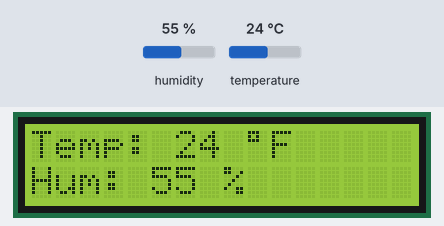
A sketch run on a simulated Arduino Uno, built with avr-gcc and run on an emulated ATmega328P. Parts: 16×2 character LCD. The inputs (shaded band) are chosen by the test bench; at power-on: humidity 55 %, temperature 24 °C.

Above: at 1.2 s.
1.3 s: humidity set to 22 %
At 3.0 s:
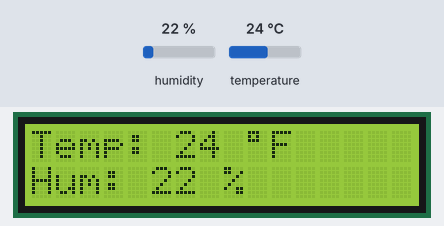
4.0 s: temperature set to 12 °C
At 5.4 s:
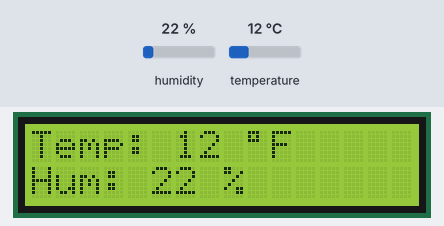
6.7 s: humidity set to 40 %
At 9.2 s:
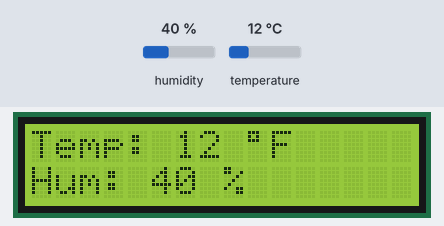
9.6 s: temperature set to 19 °C
At 10.5 s:
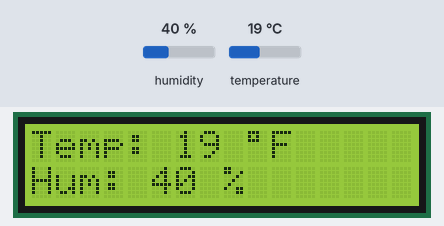
Timing chart, 0 to 12.6 s (numbered marks = the images above; inputs shaded):
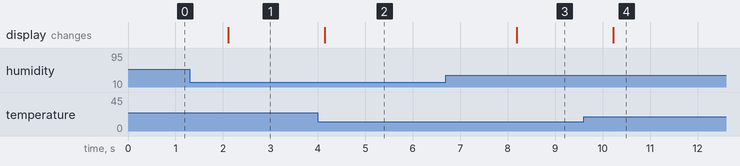

The sketch:

dht11_on_lcd.ino
```cpp
#include <DHT.h>

#include <LiquidCrystal.h>

LiquidCrystal lcd(3,4,5,6,7,8);

#define DHTPIN A1
#define DHTTYPE DHT11
DHT dht(DHTPIN, DHTTYPE);

void setup(){
  lcd.begin(16, 2);
  dht.begin();
}

void loop(){
  int chk = dht.read(DHTPIN);
  lcd.setCursor(0,0);
  String valTemp=String(int(dht.readTemperature()));
  lcd.print("Temp: ");
  lcd.print(valTemp);
  lcd.print(" ");
  lcd.print((char)223);
  lcd.print("F");

  lcd.setCursor(0,1);
  lcd.print("Hum: ");
  String valHum=String(int(dht.readHumidity()));
  lcd.print(valHum);
  lcd.print(" ");
  lcd.print("%");
  delay(2000);
}
```

Measured:
- after the input at 1.3 s, the display: changes after 0.82 s (image 1)
- after the input at 4.0 s, the display: changes after 0.14 s (image 2)
- after the input at 6.7 s, the display: changes after 1.5 s (image 3)
- after the input at 9.6 s, the display: changes after 0.62 s (image 4)
